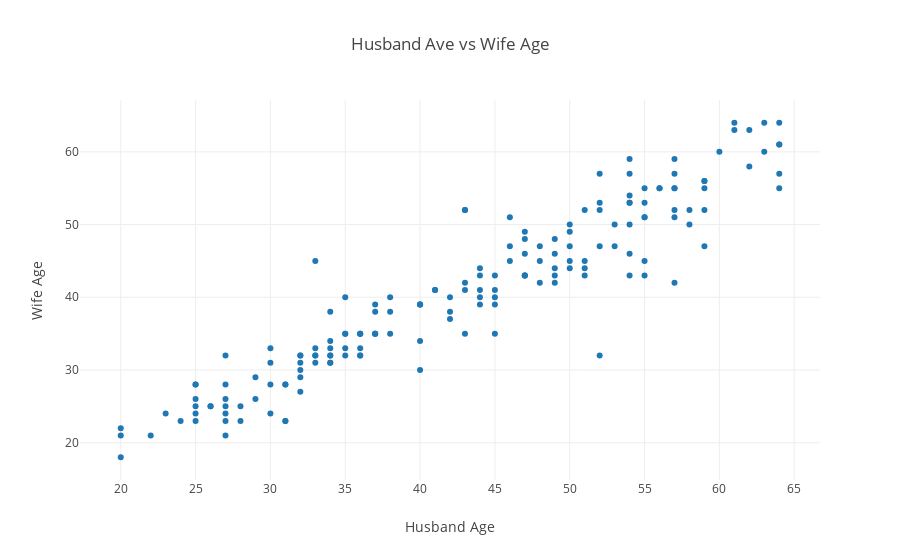

Here is the notebook cell this chart was saved with:
### Code cell
# Do the same using plotly
trace = go.Scatter(
    x = hw_df["Age_Husband"],
    y = hw_df["Age_Wife"],
    mode = 'markers'
)

layout= go.Layout(
    title= 'Husband Ave vs Wife Age',
    xaxis= dict(
        title= 'Husband Age',
    ),
    yaxis=dict(
        title= 'Wife Age',
    ),
    showlegend= False
)

fig= go.Figure(data=[trace], layout=layout)
iplot(fig)

### Figure 1 — Plotly figure (JSON) as saved in the notebook; plotly's stock layout.template omitted (floating-point values rounded to 4 significant figures; data arrays with more than 128 entries replaced by an {"elided": "..."} marker saying what was removed)
{"data": [{"mode": "markers", "type": "scatter", "x": {"elided": "199 int values"}, "y": {"elided": "199 int values"}}], "layout": {"showlegend": false, "title": "Husband Ave vs Wife Age", "xaxis": {"title": "Husband Age"}, "yaxis": {"title": "Wife Age"}}}
